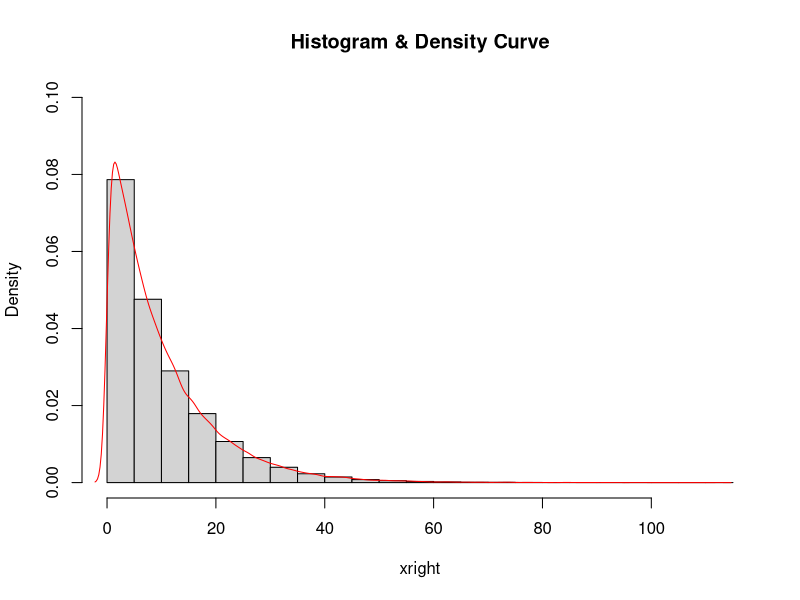
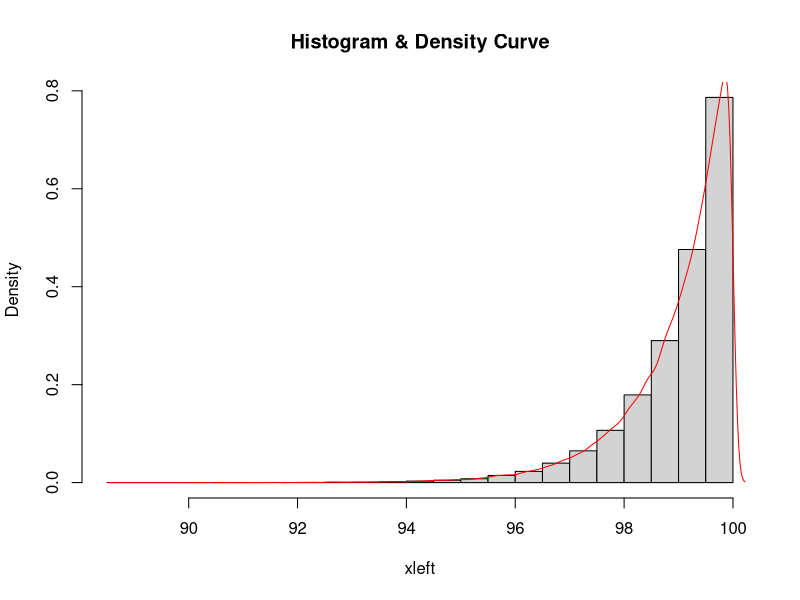
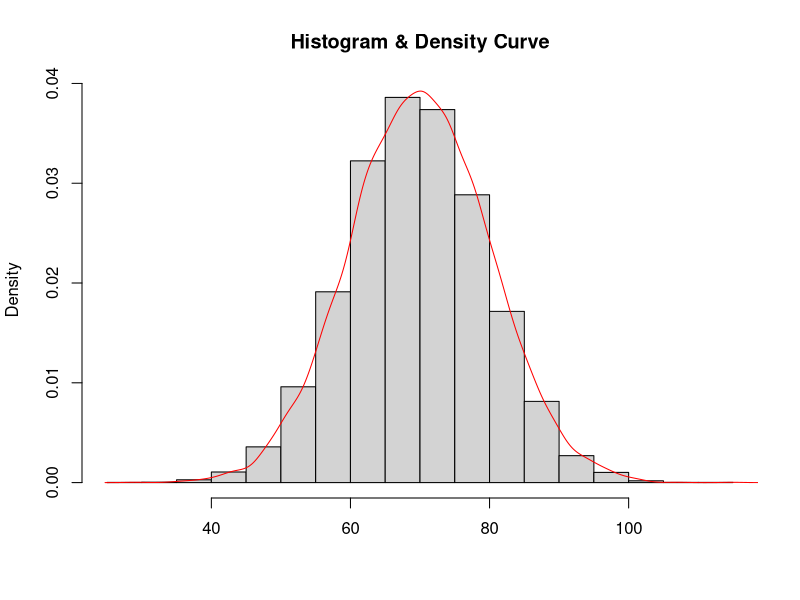

These figures' R source, in order:
## ---- chunk 1
set.seed(5)
xright <- rbeta(100000,1,100)*1000
hist(xright, prob = TRUE, ylim = c(0,0.1), main = "Histogram & Density Curve")
lines(density(xright), col = "red")
## ---- chunk 2
set.seed(5)
xleft <- rbeta(100000,100,1)*100
hist(xleft, prob = TRUE, main = "Histogram & Density Curve")
lines(density(xleft), col = "red")
## ---- chunk 3
set.seed(25)
x = round(rnorm(10000, 70, 10))
hist(x, prob = TRUE, main = "Histogram & Density Curve",
     xlab = "") 
lines(density(x), col = "red")
